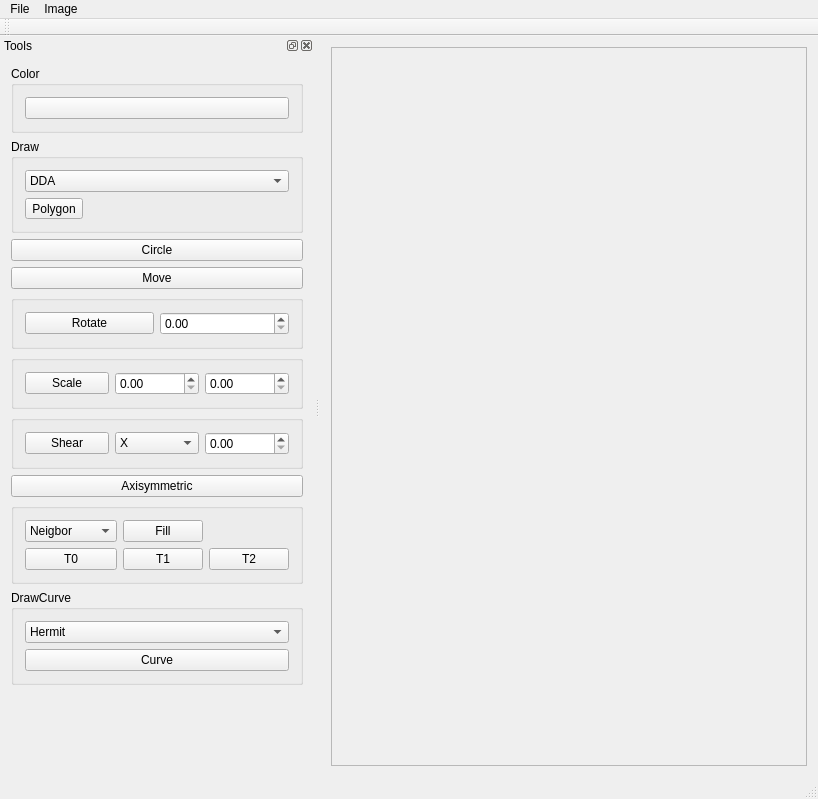
<?xml version="1.0" encoding="UTF-8"?>
<ui version="4.0">
 <class>ImageViewerClass</class>
 <widget class="QMainWindow" name="ImageViewerClass">
  <property name="geometry">
   <rect>
    <x>0</x>
    <y>0</y>
    <width>818</width>
    <height>799</height>
   </rect>
  </property>
  <property name="windowTitle">
   <string>ImageViewer</string>
  </property>
  <widget class="QWidget" name="centralWidget">
   <layout class="QHBoxLayout" name="horizontalLayout">
    <item>
     <widget class="QScrollArea" name="scrollArea">
      <property name="widgetResizable">
       <bool>true</bool>
      </property>
      <widget class="QWidget" name="scrollAreaWidgetContents">
       <property name="geometry">
        <rect>
         <x>0</x>
         <y>0</y>
         <width>491</width>
         <height>719</height>
        </rect>
       </property>
      </widget>
     </widget>
    </item>
   </layout>
  </widget>
  <widget class="QMenuBar" name="menuBar">
   <property name="geometry">
    <rect>
     <x>0</x>
     <y>0</y>
     <width>818</width>
     <height>21</height>
    </rect>
   </property>
   <widget class="QMenu" name="menuFile">
    <property name="title">
     <string>File</string>
    </property>
    <addaction name="actionOpen"/>
    <addaction name="actionSave_as"/>
    <addaction name="separator"/>
    <addaction name="actionExit"/>
   </widget>
   <widget class="QMenu" name="menuImage">
    <property name="title">
     <string>Image</string>
    </property>
    <addaction name="actionClear"/>
   </widget>
   <addaction name="menuFile"/>
   <addaction name="menuImage"/>
  </widget>
  <widget class="QToolBar" name="mainToolBar">
   <attribute name="toolBarArea">
    <enum>TopToolBarArea</enum>
   </attribute>
   <attribute name="toolBarBreak">
    <bool>false</bool>
   </attribute>
  </widget>
  <widget class="QStatusBar" name="statusBar"/>
  <widget class="QDockWidget" name="dockWidget">
   <property name="windowTitle">
    <string>Tools</string>
   </property>
   <attribute name="dockWidgetArea">
    <number>1</number>
   </attribute>
   <widget class="QWidget" name="dockWidgetContents">
    <layout class="QVBoxLayout" name="verticalLayout">
     <item>
      <widget class="QGroupBox" name="groupBox">
       <property name="title">
        <string>Color</string>
       </property>
       <layout class="QVBoxLayout" name="verticalLayout_2">
        <item>
         <widget class="QPushButton" name="pushButtonSetColor">
          <property name="text">
           <string/>
          </property>
         </widget>
        </item>
       </layout>
      </widget>
     </item>
     <item>
      <widget class="QGroupBox" name="groupBox_2">
       <property name="title">
        <string>Draw</string>
       </property>
       <layout class="QGridLayout" name="gridLayout">
        <item row="1" column="0">
         <widget class="QToolButton" name="toolButtonDrawLine">
          <property name="text">
           <string>Polygon</string>
          </property>
          <property name="checkable">
           <bool>true</bool>
          </property>
         </widget>
        </item>
        <item row="1" column="1">
         <spacer name="horizontalSpacer">
          <property name="orientation">
           <enum>Qt::Orientation::Horizontal</enum>
          </property>
          <property name="sizeHint" stdset="0">
           <size>
            <width>40</width>
            <height>20</height>
           </size>
          </property>
         </spacer>
        </item>
        <item row="0" column="0" colspan="2">
         <widget class="QComboBox" name="comboBoxLineAlg">
          <item>
           <property name="text">
            <string>DDA</string>
           </property>
          </item>
          <item>
           <property name="text">
            <string>Bresenham</string>
           </property>
          </item>
         </widget>
        </item>
       </layout>
      </widget>
     </item>
     <item>
      <widget class="QPushButton" name="Circle">
       <property name="text">
        <string>Circle</string>
       </property>
       <property name="checkable">
        <bool>true</bool>
       </property>
      </widget>
     </item>
     <item>
      <widget class="QPushButton" name="Move">
       <property name="text">
        <string>Move</string>
       </property>
       <property name="checkable">
        <bool>true</bool>
       </property>
      </widget>
     </item>
     <item>
      <widget class="QGroupBox" name="groupBox_5">
       <property name="title">
        <string/>
       </property>
       <layout class="QHBoxLayout" name="horizontalLayout_3">
        <item>
         <widget class="QPushButton" name="Rotate">
          <property name="text">
           <string>Rotate</string>
          </property>
         </widget>
        </item>
        <item>
         <widget class="QDoubleSpinBox" name="deg">
          <property name="minimum">
           <double>0.000000000000000</double>
          </property>
          <property name="maximum">
           <double>360.000000000000000</double>
          </property>
          <property name="singleStep">
           <double>1.000000000000000</double>
          </property>
         </widget>
        </item>
       </layout>
      </widget>
     </item>
     <item>
      <widget class="QGroupBox" name="groupBox_6">
       <property name="title">
        <string/>
       </property>
       <layout class="QHBoxLayout" name="horizontalLayout_4">
        <item>
         <widget class="QPushButton" name="Scale">
          <property name="text">
           <string>Scale</string>
          </property>
         </widget>
        </item>
        <item>
         <widget class="QDoubleSpinBox" name="spinX">
          <property name="maximum">
           <double>100.000000000000000</double>
          </property>
          <property name="singleStep">
           <double>0.100000000000000</double>
          </property>
         </widget>
        </item>
        <item>
         <widget class="QDoubleSpinBox" name="spinY">
          <property name="maximum">
           <double>100.000000000000000</double>
          </property>
          <property name="singleStep">
           <double>0.100000000000000</double>
          </property>
         </widget>
        </item>
       </layout>
      </widget>
     </item>
     <item>
      <widget class="QGroupBox" name="groupBox_7">
       <property name="title">
        <string/>
       </property>
       <layout class="QHBoxLayout" name="horizontalLayout_5">
        <item>
         <widget class="QPushButton" name="Shear">
          <property name="text">
           <string>Shear</string>
          </property>
         </widget>
        </item>
        <item>
         <widget class="QComboBox" name="comboBoxShear">
          <item>
           <property name="text">
            <string>X</string>
           </property>
          </item>
          <item>
           <property name="text">
            <string>Y</string>
           </property>
          </item>
         </widget>
        </item>
        <item>
         <widget class="QDoubleSpinBox" name="spinShear">
          <property name="maximum">
           <double>1.000000000000000</double>
          </property>
          <property name="singleStep">
           <double>0.100000000000000</double>
          </property>
         </widget>
        </item>
       </layout>
      </widget>
     </item>
     <item>
      <widget class="QPushButton" name="OsSum">
       <property name="text">
        <string>Axisymmetric</string>
       </property>
      </widget>
     </item>
     <item>
      <widget class="QGroupBox" name="groupBox_8">
       <property name="title">
        <string/>
       </property>
       <layout class="QGridLayout" name="gridLayout_2">
        <item row="2" column="0">
         <widget class="QPushButton" name="T0">
          <property name="text">
           <string>T0</string>
          </property>
         </widget>
        </item>
        <item row="2" column="1">
         <widget class="QPushButton" name="T1">
          <property name="text">
           <string>T1</string>
          </property>
         </widget>
        </item>
        <item row="2" column="2">
         <widget class="QPushButton" name="T2">
          <property name="text">
           <string>T2</string>
          </property>
         </widget>
        </item>
        <item row="0" column="0">
         <widget class="QComboBox" name="comboBoxColor">
          <item>
           <property name="text">
            <string>Neigbor</string>
           </property>
          </item>
          <item>
           <property name="text">
            <string>Baricentnik</string>
           </property>
          </item>
          <item>
           <property name="text">
            <string>Solid</string>
           </property>
          </item>
         </widget>
        </item>
        <item row="0" column="1">
         <widget class="QPushButton" name="Fill">
          <property name="text">
           <string>Fill</string>
          </property>
          <property name="checkable">
           <bool>true</bool>
          </property>
         </widget>
        </item>
       </layout>
      </widget>
     </item>
     <item>
      <widget class="QGroupBox" name="groupBox_3">
       <property name="title">
        <string>DrawCurve</string>
       </property>
       <layout class="QVBoxLayout" name="verticalLayout_3">
        <item>
         <widget class="QComboBox" name="comboBoxCurve">
          <item>
           <property name="text">
            <string>Hermit</string>
           </property>
          </item>
          <item>
           <property name="text">
            <string>Bezier</string>
           </property>
          </item>
          <item>
           <property name="text">
            <string>B-spline</string>
           </property>
          </item>
         </widget>
        </item>
        <item>
         <widget class="QPushButton" name="Curve">
          <property name="text">
           <string>Curve</string>
          </property>
          <property name="checkable">
           <bool>true</bool>
          </property>
         </widget>
        </item>
       </layout>
      </widget>
     </item>
     <item>
      <spacer name="verticalSpacer">
       <property name="orientation">
        <enum>Qt::Orientation::Vertical</enum>
       </property>
       <property name="sizeHint" stdset="0">
        <size>
         <width>20</width>
         <height>40</height>
        </size>
       </property>
      </spacer>
     </item>
    </layout>
   </widget>
  </widget>
  <action name="actionOpen">
   <property name="text">
    <string>Open</string>
   </property>
   <property name="shortcut">
    <string>Ctrl+O</string>
   </property>
  </action>
  <action name="actionSave_as">
   <property name="text">
    <string>Save as</string>
   </property>
   <property name="shortcut">
    <string>Ctrl+S</string>
   </property>
  </action>
  <action name="actionClear">
   <property name="text">
    <string>Clear</string>
   </property>
  </action>
  <action name="actionExit">
   <property name="text">
    <string>Exit</string>
   </property>
   <property name="shortcut">
    <string>Alt+F4</string>
   </property>
  </action>
  <action name="actionResize">
   <property name="text">
    <string>Resize</string>
   </property>
  </action>
 </widget>
 <layoutdefault spacing="6" margin="11"/>
 <resources>
  <include location="ImageViewer.qrc"/>
 </resources>
 <connections/>
</ui>
